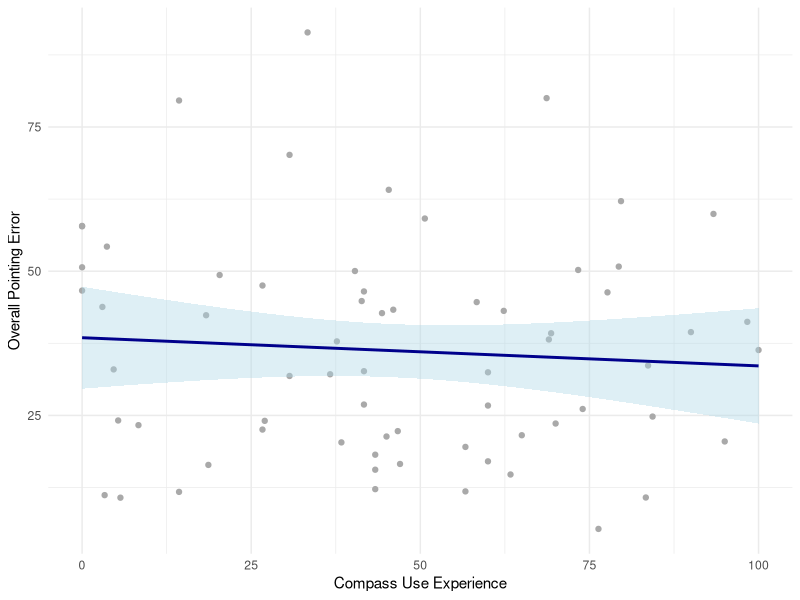
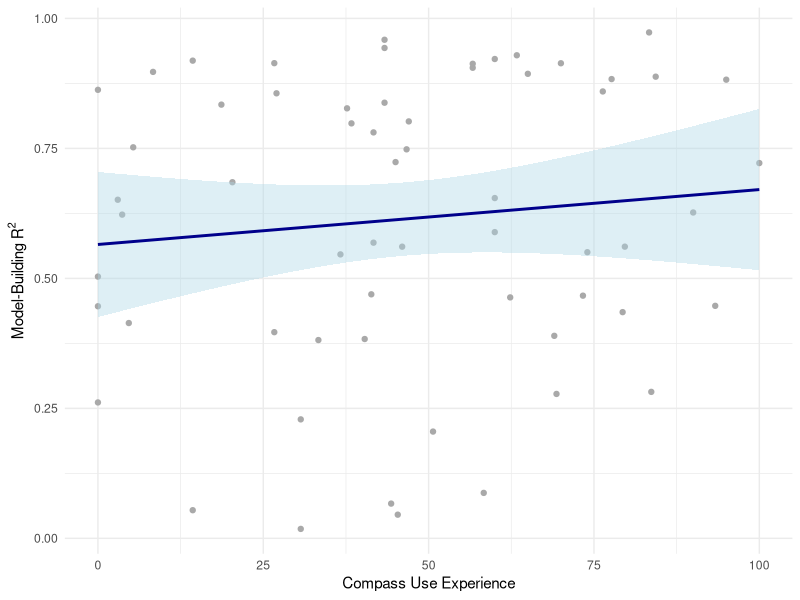
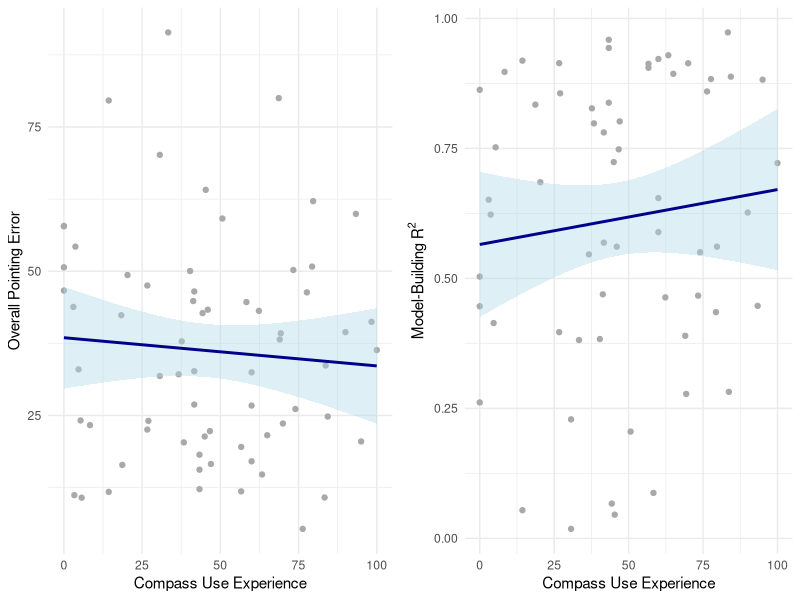

The R script that drew these images, in order: (Note: this script raises an error after producing the figures.)

#set up data directory
os_sep <- .Platform$file.sep
data_dir <- (paste('C:','Users','eceyuksel','Dropbox (UFL)','EceYuksel', 'VR_Compass Mountain', 'final_data', sep = os_sep))
setwd(data_dir)
getwd()


#Read the data------------------

#get the video game play data, merged
data <- read.csv('exp2_final.csv')
library(dplyr)

#add post-questionnaire qualtrics
compass <- read.csv('post_q_exp2.csv')

#selecting the compass questions
sub_compass <- subset(compass, select=c('Q17', 'Q26_2','Q26_1','Q26_4', 'Q26_3'))

#rename
sub_compass <- sub_compass %>% 
  rename("know_how_use" = "Q26_2",
         "experienced" = "Q26_1",
         "easy_use" = "Q26_4",
         "use_north_daily" = "Q26_3",
         'participant' = 'Q17')

#remove rows that are not numbers
sub_compass <- sub_compass[-c(1,2,3,9,76),]


# Convert list to numeric vector
sub_compass$know_how_use <- as.numeric(sub_compass$know_how_use)
sub_compass$experienced <- as.numeric(sub_compass$experienced)
sub_compass$easy_use <- as.numeric(sub_compass$easy_use)
sub_compass$use_north_daily <- as.numeric(sub_compass$use_north_daily)
sub_compass$participant <- as.numeric(sub_compass$participant)

# Calculate correlation
correlation <- cor(sub_compass)

# Save correlation matrix to a CSV file
write.csv(correlation, file = "correlation_compass.csv", row.names = TRUE)

#calculate the mean for the first three questions
sub_compass2 <- subset(sub_compass, select=c('participant','know_how_use','experienced','easy_use'))

library(dplyr)
sub_compass2 <- sub_compass2 %>% mutate(compass_use = (know_how_use + experienced + easy_use)/3)

#save!
write.csv(sub_compass2,'exp2_compass.csv')

#----------------------------------------------------------

#lets read the merged data set to do the correlations
data <- read.csv("both_exp_video_compass.csv")

# Compute Pearson correlation for pointing
pointing_compass_corr <- cor.test(data$overall_pointing, data$compass_use, method = "pearson")

# Print the correlation coefficient
print(pointing_compass_corr)


# Compute Pearson correlation for model-building
model_compass_corr <- cor.test(data$Overall_rsquared, data$compass_use, method = "pearson")

# Print the correlation coefficient
print(model_compass_corr)



#plot the correlations
# Assuming ggplot2 is installed, if not, install it using install.packages("ggplot2")
library(ggplot2)

# Create a scatter plot with the correlation line for Pointing and Compass Use
pointing_compass_plot <- ggplot(data, aes(x = compass_use, y = overall_pointing)) +
  geom_point(color = "darkgrey") +
  geom_smooth(method = "lm", se = TRUE, color = "darkblue", fill = "lightblue") +  # Add regression line with CI
  labs(
       x = "Compass Use Experience",
       y = "Overall Pointing Error")+
  theme_minimal()

# Print the plot
print(pointing_compass_plot)

# Create a scatter plot with the correlation line for Model-Building and Compass Use
model_compass_plot <- ggplot(data, aes(x = compass_use, y = Overall_rsquared)) +
  geom_point(color = "darkgrey") +
  geom_smooth(method = "lm", se = TRUE, color = "darkblue", fill = "lightblue") +  # Add regression line with CI
  labs(
       x = "Compass Use Experience",
       y = expression("Model-Building R"^2))+
  theme_minimal()

# Print the plot
print(model_compass_plot)


library(gridExtra)

grid_plots <- grid.arrange(pointing_compass_plot, model_compass_plot, ncol = 2, nrow = 1)
print(grid_plots)

ggsave("./output/plots/compass_correlation.jpg", plot = combined_plot, width = 10, height = 4, dpi = 300)

